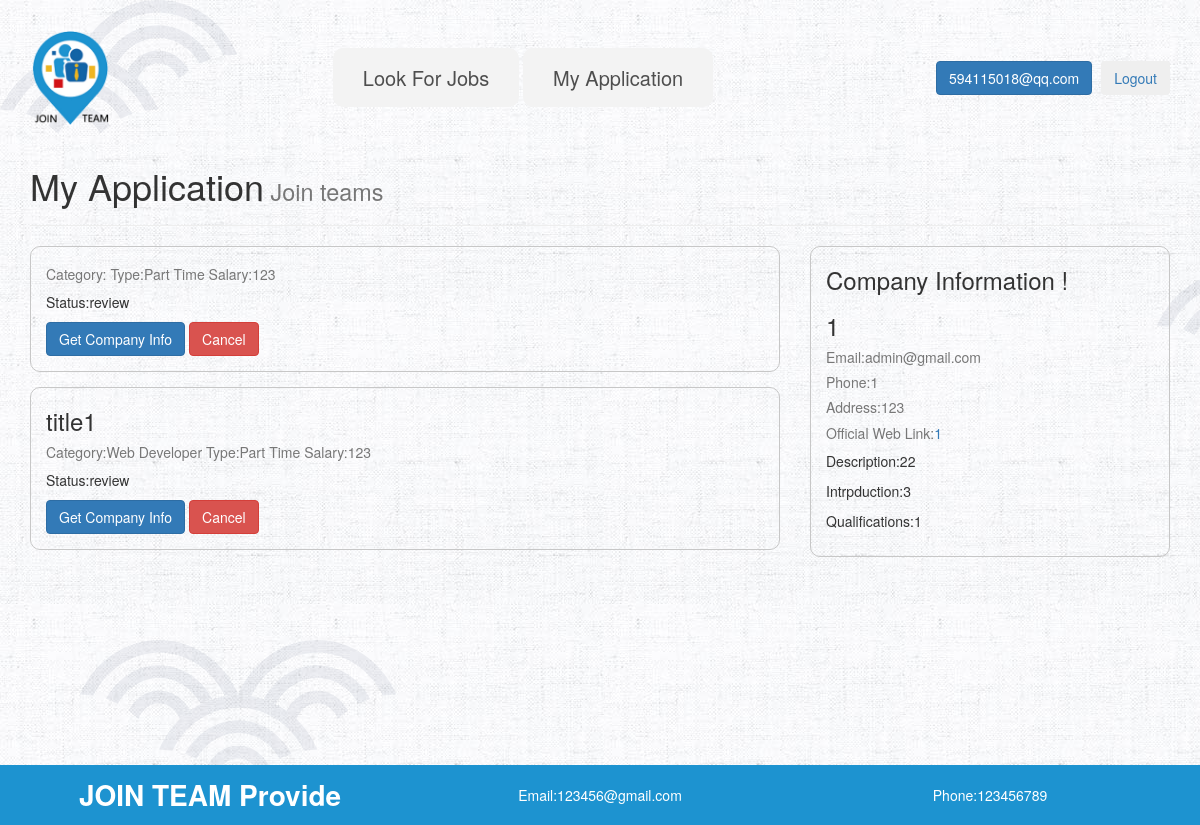
Page /application.php?companyID=admin@gmail.com (signed in) on the committed database.
### tables this page shows
CREATE TABLE `applyjob` (
  `id` int(11) NOT NULL AUTO_INCREMENT,
  `category` varchar(255) DEFAULT NULL,
  `type` varchar(255) DEFAULT NULL,
  `salary` varchar(255) DEFAULT NULL,
  `description` varchar(255) DEFAULT NULL,
  `title` varchar(255) DEFAULT NULL,
  `deadline` varchar(255) DEFAULT NULL,
  `time` varchar(255) DEFAULT NULL,
  `email` varchar(255) DEFAULT NULL,
  PRIMARY KEY (`id`)
);

CREATE TABLE `application` (
  `id` int(11) NOT NULL AUTO_INCREMENT,
  `employeeID` varchar(255) DEFAULT NULL,
  `companyID` varchar(255) DEFAULT NULL,
  `time` datetime DEFAULT NULL,
  `jobID` varchar(255) DEFAULT NULL,
  `status` varchar(255) DEFAULT NULL,
  PRIMARY KEY (`id`)
);

CREATE TABLE `company` (
  `id` int(11) NOT NULL AUTO_INCREMENT,
  `email` varchar(255) DEFAULT NULL,
  `password` varchar(255) DEFAULT NULL,
  `name` varchar(255) DEFAULT NULL,
  `address` varchar(255) DEFAULT NULL,
  `introduction` varchar(255) DEFAULT NULL,
  `description` varchar(255) DEFAULT NULL,
  `qualifications` varchar(255) DEFAULT NULL,
  `phone` varchar(255) DEFAULT NULL,
  `contact` varchar(255) DEFAULT NULL,
  `officialWebsiteUrl` varchar(255) DEFAULT NULL,
  PRIMARY KEY (`id`)
);

### service.php (called while the page is built, shortened)
<?php
    function selectMethod($sql,$db){
        $query = mysqli_query($db,$sql);
        $result = mysqli_fetch_all($query,1);
        return $result;
    }
?>

### application.php (the view, shortened to what this page needs)
<?php
require_once "./service.php";
?>
<?php
    $email = $_SESSION['email'];
    $sql = "select *,a.id as jobID,b.companyID as companyEmail from applyjob a join application b on a.id = b.jobID where b.employeeID = '$email'";
    $result = selectMethod($sql,$db);
    $company = array();
    if(isset($_REQUEST['companyID'])){
        $companyID = $_REQUEST['companyID'];
        $sql = "select * from company where email = '$companyID'";
        $company = selectMethod($sql,$db);
    }
?>
<?php require_once "./header.php"; ?>
<?php require_once "./nav.php"; ?>
<div class="page-header">
    <h1>My Application<small> Join teams</small></h1>
</div>
<div class="row">
    <div class="col-md-8">
        <?php
            if(count($result) > 0){
                foreach($result as $row){
                    echo '<div class="card" style="margin-bottom:15px;border-radius:10px;border:1px solid rgb(199,199,199);padding-left:15px;padding-right:15px;padding-bottom:15px">
                    <div class="card-body">
                        <h3 class="card-title">'.$row['title'].'</h3>
                        <h5 class="card-subtitle mb-2 text-muted">Category:'.$row['category'].' Type:'.$result[0]['type'].' Salary:'.$result[0]['salary'].'</h5>
                        <p class="card-text">Status:'.$row['status'].'</p>
                        <form action="" method="POST">
                        <input type="hidden" value="'.$row['jobID'].'" name="jobID">
                        <a href="./application.php?companyID='.$row['companyEmail'].'" class="card-link"><button type="button" class="btn btn-primary">Get Company Info</button></a>
                        <a href="#" class="card-link"><button name="cancel" class="btn btn-danger">Cancel</button></a>
                        </form>
                    </div>
                </div>';
                }
            }else{
                echo "<h2 style='text-align:center;color:rgb(149,149,149)'>No Applications !</h2>";
            }
        ?>
    </div>
    <div class="col-md-4">
    <?php
            if(count($company) > 0){
                foreach($company as $row){
                    echo '<div class="card" style="border-radius:10px;border:1px solid rgb(199,199,199);padding-left:15px;padding-right:15px;padding-bottom:15px">
                    <div class="card-header"> <h3>Company Information !</h3></div>
                    <div class="card-body">
                        <h3 class="card-title">'.$row['name'].'</h3>
                        <h5 class="card-subtitle mb-2 text-muted">Email:'.$row['email'].'</h5>
                        <h5 class="card-subtitle mb-2 text-muted">Phone:'.$row['phone'].'</h5>
                        <h5 class="card-subtitle mb-2 text-muted">Address:'.$row['address'].'</h5>
                        <h5 class="card-subtitle mb-2 text-muted">Official Web Link:<a href="'.$row['officialWebsiteUrl'].'">'.$row['officialWebsiteUrl'].'</a></h5>
                        <p class="card-text">Description:'.$row['description'].'</p>
                        <p class="card-text">Intrpduction:'.$row['introduction'].'</p>
                        <p class="card-text">Qualifications:'.$row['qualifications'].'</p>
                    </div>
                </div>
            </div>';
                }
            }else{
                echo '<div class="card" style="border-radius:10px;border:1px solid rgb(199,199,199);padding-left:15px;padding-right:15px;padding-bottom:15px">
                    <h3 style="text-align:center">Company Information !</h3>
                </div>';
            }
        ?>
    </div>
</div>
<?php
require_once "footer.php";
?>

### header.php (shortened to what this page needs)
<!DOCTYPE html>
<html lang="en">
<head>
    <link rel="stylesheet" href="style.css">
    <link href="https://cdn.bootcdn.net/ajax/libs/twitter-bootstrap/3.1.0/css/bootstrap.min.css" rel="stylesheet">
</head>
<body style="padding-top:30px;background: url(./images/bg1.png),url(../images/bg2.jpg) !important;">
<div class="container" style="min-height:500px">

### nav.php (shortened to what this page needs)
<?php
    $role = $_SESSION['role'];
    $email = $_SESSION['email'];
    if($role == "company"){
        echo '<div class="nav" style="width:100%;display:flex;justify-content:space-between;align-items:center">
        <div style="text-align:left;">
            <a><img style="text-align:left" width="80" src="./images/logo.png" alt=""></a>
        </div>
        <div class="navItem" style="flex:1;text-align:center">
            <a href="./applyJob.php">Post A Job</a>
            <a href="./posts.php">My Posts</a>
        </div>
        <div style="display:flex">
        <a style="margin-right:9px" href="./companyInfo.php"><button class="btn btn-primary">'.$email.'</button></a>
        <a  href="./logout.php"><button class="btn">Logout</button></a>
        </div>
    </div>';
    }else{
        echo '<div class="nav" style="width:100%;display:flex;justify-content:space-between;align-items:center">
        <div style="text-align:left;">
            <img style="text-align:left" width="80" src="./images/logo.png" alt="">
        </div>
        <div class="navItem" style="flex:1;text-align:center">
            <a href="./employeeIndex.php">Look For Jobs</a>
            <a href="./application.php">My Application</a>
        </div>
        <div style="display:flex">
            <a style="margin-right:9px" href="./employeeInfo.php"><button class="btn btn-primary">'.$email.'</button></a>
            <a  href="./logout.php"><button class="btn">Logout</button></a>
        </div>
    </div>';
    }
?>

### footer.php (shortened to what this page needs)
<div class="footer" style="width:100%;background:rgb(29,147,208);height:60px;margin-top:200px;color:white;box-sizing:border-box;line-height:60px;text-align:center">
    <div class="container">
    <div class="row">
            <div class="col-md-4" style="font-size:28px;font-weight:bold">
                JOIN TEAM Provide
            </div>
            <div class="col-md-4">
                <div>
                    Email:123456@gmail.com
                </div>
            </div>
            <div class="col-md-4">
            <div>
                    Phone:123456789
                </div>
            </div>
        </div>
    </div>
</div>
</body>
</html>

### nav.php (style rules this page uses)
.navItem a { padding:15px 30px 15px 30px; font-size:20px; background:rgb(243,243,243); border-radius: 10px; color:rgb(78,78,78) }

### rows in the picture
applyjob: type "Part Time", salary "123", application.status "review"
applyjob: title "title1", category "Web Developer", application.status "review"
company: name "1", email "admin@gmail.com", phone "1", address "123", officialWebsiteUrl "1", description "22", introduction "3", qualifications "1"

### other values in the picture
$email "594115018@qq.com"
